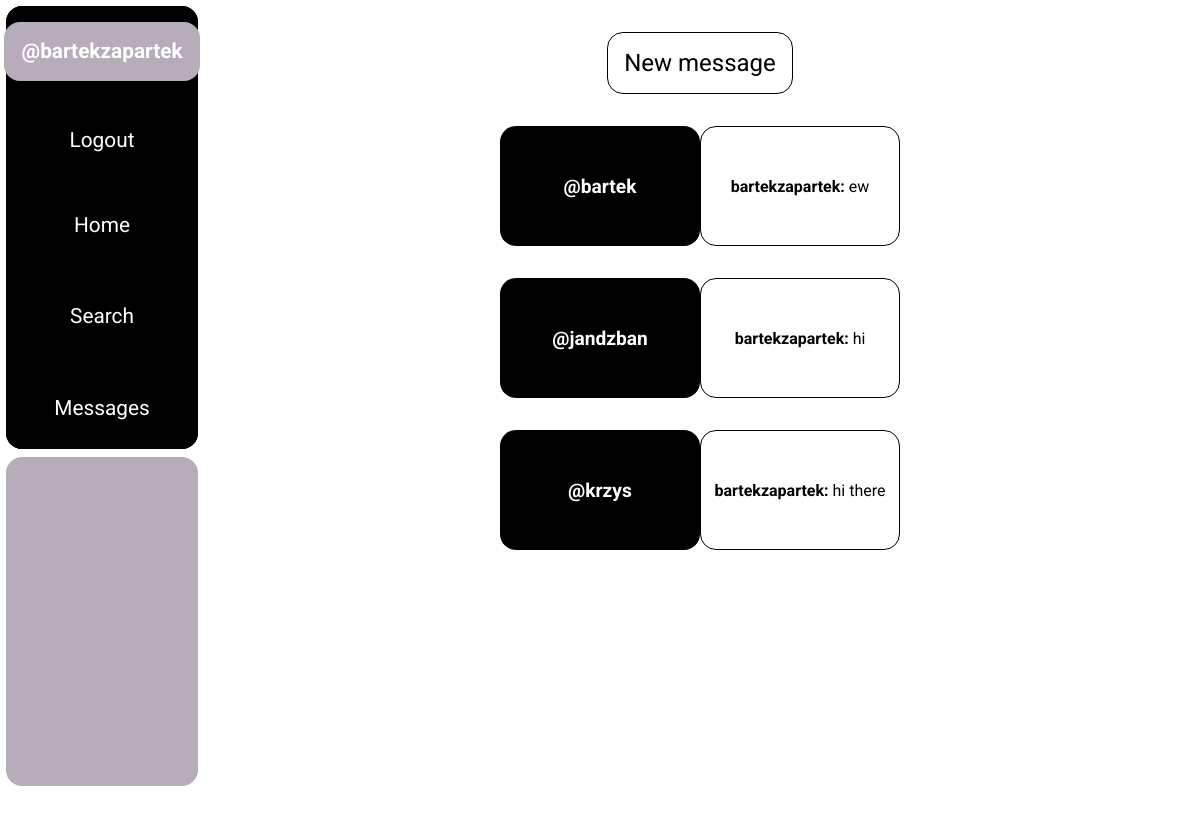
Before: /show-chats/ (signed in) with the older database file.
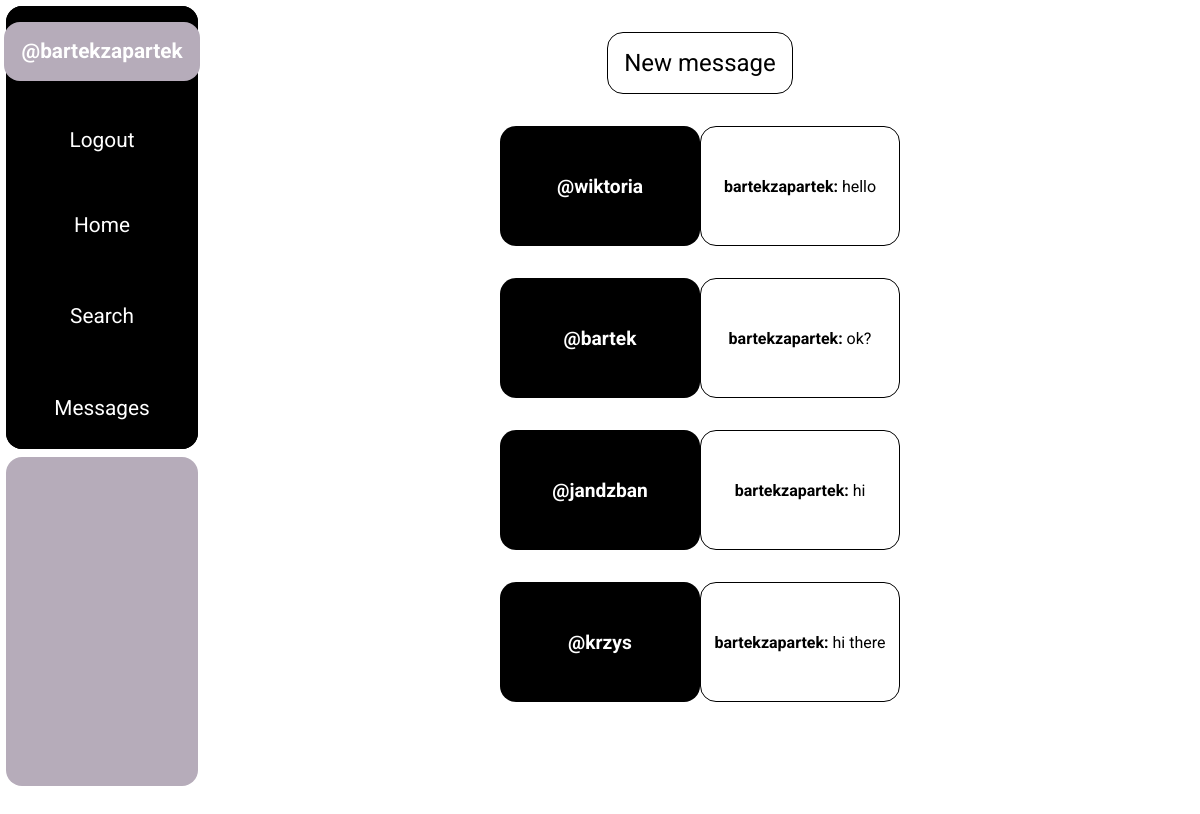
After: the same page with the newer database file.
### base/models.py (models this page shows)
class Chat(models.Model):
    participant_1 = models.ForeignKey(User, on_delete = models.CASCADE, related_name = 'participant_1')
    participant_2 = models.ForeignKey(User, on_delete = models.CASCADE, related_name = 'participant_2')
    recent_message_owner = models.TextField(blank = True, null = True, default = '')
    recent_message = models.TextField(blank = True, null = True, default = '')
    created = models.DateTimeField(auto_now = True)
    updated = models.DateTimeField(auto_now_add = True)
    class Meta:
        ordering = ['-created', '-updated']

### base/views.py (the view)
# urls.py: path('show-chats/', views.show_chats_view, name = 'show-chats')
@login_required(login_url = 'login')
def show_chats_view(request):
    user_chats = Chat.objects.filter(
        Q(participant_1 = request.user) |
        Q(participant_2 = request.user)
    )
    context = {'chats' : user_chats}
    return render(request, 'base/chats.html', context)

### base/templates/base/chats.html
{% extends 'main.html' %}
{% block static %}
    {% load static %}
    <link rel="stylesheet" href="{% static 'base/chats.css' %}">
{% endblock static %}
{% block content %}
    <div class="chats-section">
        <a href = "{% url 'create-chat' %}" class = "create-chat">
            New message
        </a>
        {% for chat in chats %}
            <div class="chat">
                <a href="{% url 'chat-content' chat.id %}" class = "username">
                    {% if chat.participant_1 != request.user %}
                        @{{ chat.participant_1.username }}
                    {% else %}
                        @{{ chat.participant_2.username }}
                    {% endif %}
                </a>
                <a href="{% url 'chat-content' chat.id %}" class="recent-message">
                    <span>{{ chat.recent_message_owner }}:</span>&nbsp;{{ chat.recent_message | slice:":25" }}
                </a>
            </div>
        {% endfor %}
    </div>
{% endblock content %}

Changed rows visible on the page:
added Chat: participant_2.username "wiktoria", recent_message_owner "bartekzapartek", recent_message "hello"
changed Chat "bartek": recent_message "ew" → "ok?"
